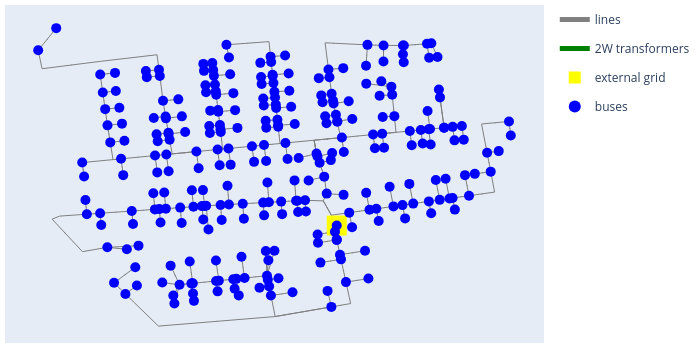

The cell this chart's notebook holds for it:
### Markdown cell above
## Interactive pandapower plots
The generated LV grids are stored in the database as pandapower networks (column `grid` of `grid_result`; the element tables are also stored in the `pandapower_*` tables). See the pandapower documentation: https://pandapower.readthedocs.io/en/latest/index.html

Hover over the following plot to find out more about the components.

### Code cell
plot_simple_grid(plz=plz, kcid=kcid, bcid=bcid)
